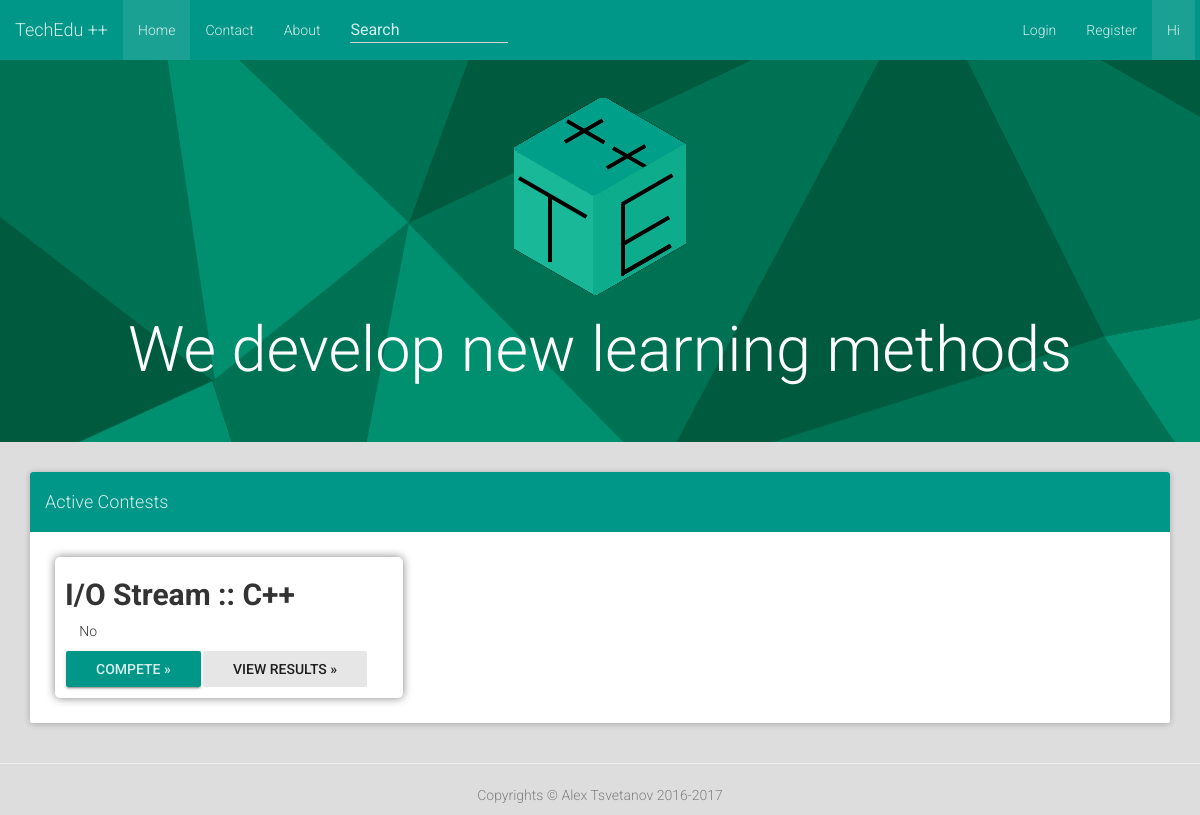
Before: / with the older database file.
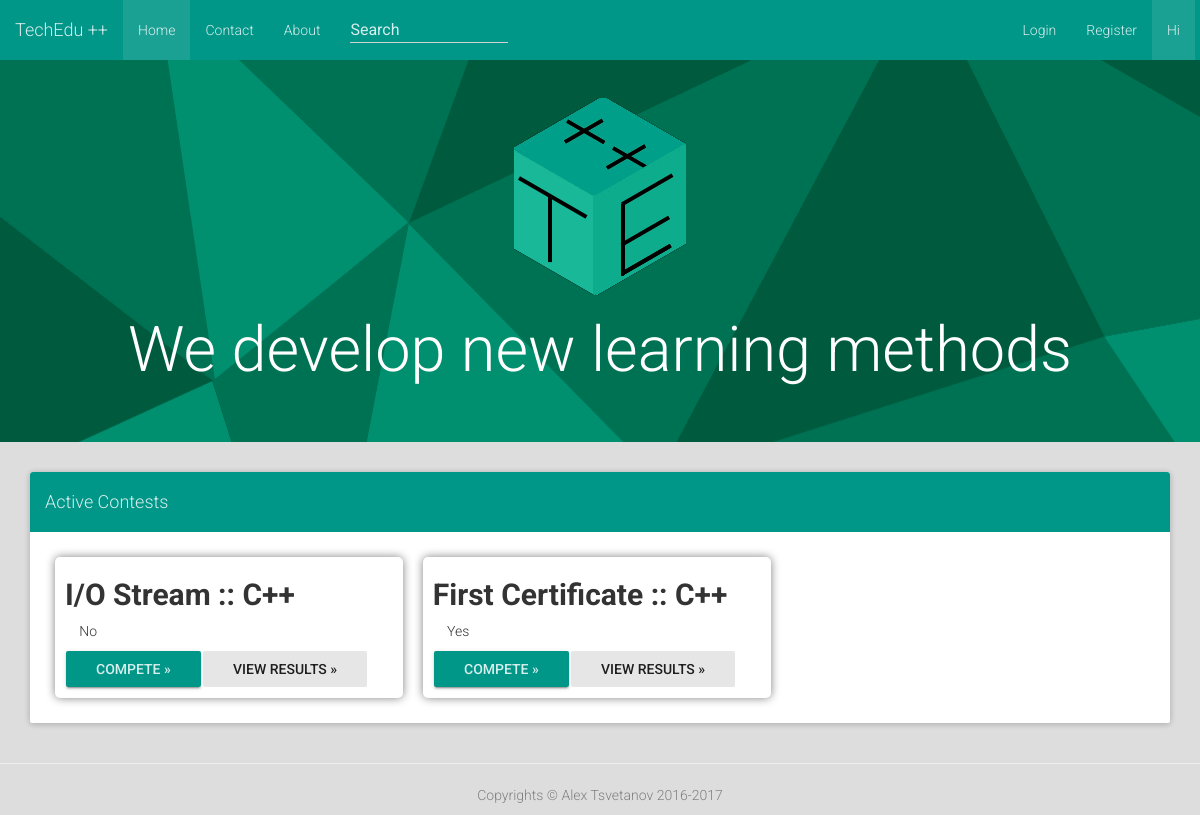
After: the same page with the newer database file.
### tables this page shows
CREATE TABLE `Contests` (
  `ID` text NOT NULL,
  `Name` text NOT NULL,
  `Link` text NOT NULL,
  `Tasks` text NOT NULL,
  `Langs` text NOT NULL,
  `Certify` tinyint(2) NOT NULL DEFAULT '0'
);

### lib/mysql.php (called while the page is built, shortened)
<?php
	class MySQL
	{
		public  $servername = "localhost";
		private $username = "root";
		private $password = "tts2002";
		public $conn;
		function __construct (string $dbname_param)
		{
			$this->dbname = $dbname_param;
			$this->conn = new mysqli ($this->servername, $this->username, $this->password, $this->dbname);
		}
		function query (string $command)
		{
			return ($this->conn->query ($command));
		}
	}
?>

### lib/get_contests.php (the view, shortened to what this page needs)
<?php
	include_once ($_SERVER["DOCUMENT_ROOT"] . "/lib/mysql.php");
	$dbname = "judge";
	$conn = new MySQL ($dbname);
	$sql = "SELECT * FROM Contests";
	$result = $conn->query($sql);
	if ($result->num_rows > 0)
	{
		while($row = $result->fetch_assoc())
		{
			echo '<div class="col-md-4"><h2 id="' . $row["ID"] . '">' . $row["Name"] . '</h2><span data-toggle="tooltip" data-placement="left" title="Is this constest for a certificate?" data-original-title="Is this constest for a certificate?"><i class="fa fa-trophy" aria-hidden="true"></i> ' . (($row["Certify"] == 0)?"No":"Yes") . '</button><br><a href="' . $row["Link"] . '" role="button" class="btn btn-raised btn-success">Compete »</a>' . '<a href="' . $row["Link"] . '/results" role="button" class="btn btn-default active">View results »</a></div>';
		}
	}
?>

### index.php (shortened to what this page needs)
<!DOCTYPE html><html lang="en"><head><link href="/css/jumbotron.css" rel="stylesheet"><link rel="stylesheet" href="/css/bootstrap.min.css"><link rel="stylesheet" href="/css/bootstrap-material-design.min.css"><link rel="stylesheet" href="/css/ripples.min.css"><link rel="stylesheet" href="/css/snackbar.min.css"><link rel="stylesheet" href="/css/extension.css"><link rel="stylesheet" href="/node_modules/font-awesome/css/font-awesome.min.css"></head><body cz-shortcut-listen="true"><nav class="navbar navbar-fixed-top navbar-default"><a href="/" class="navbar-brand">TechEdu ++</a><div class="navbar-collapse collapse navbar-responsive-collapse"><ul class="nav navbar-nav"><li class="nav-item active"><a href="/" class="nav-link">Home</a></li><li class="nav-item"><a href="/contactus.php" class="nav-link">Contact</a></li><li class="nav-item"><a href="/aboutus.php" class="nav-link">About</a></li></ul><form role="search" action="/search" class="navbar-form navbar-left"><div class="form-group is-empty"><input placeholder="Search" type="text" class="form-control col-md-8"></div></form><ul class="nav navbar-nav navbar-right"><li id="login" class="nav-item"></li><li class="nav-item"><a href="/register.php" class="nav-link">Register</a></li><li style="border-right: rgba(0,0,0,0) solid 20px;" class="nav-item active"><a href="/user.php" class="nav-link">
Hi
<?php if (isset($_COOKIE ["name"])) { echo ", "; echo $_COOKIE ["name"]; } ?></a></li></ul></div></nav><div style="height: 50px"></div><div class="jumbotron"><div class="container"><center><img src="/img/acdemy4_logo.png"><h1 class="display-3">We develop new learning methods</h1></center></div></div><div class="container"><div class="panel panel-primary"><div class="panel-heading"><h4>Active Contests</h4></div><div class="panel-body"><?php require ($_SERVER["DOCUMENT_ROOT"] . "/lib/get_contests.php"); ?></div></div></div><hr><footer><center> <p>
<?php
require ($_SERVER["DOCUMENT_ROOT"] . "/content/copyrights.php");
?></p></center></footer></body></html>

### content/copyrights.php
<?php
	echo "Copyrights © Alex Tsvetanov 2016-2017";
?>

### css/jumbotron.css (style rules this page uses)
.jumbotron { background: -moz-linear-gradient(left, rgba(231,231,231,1) 0%, rgba(255,255,255,1) 20%, rgba(230,230,230,1) 100%); }

### css/extension.css (style rules this page uses)
.col-md-4 { border-radius: 5px !important; box-shadow: 0 0 10px #808080; margin: 10px; padding: 1px 10px 1px; }
.col-md-4 h2 { font-weight: bold; }
footer { color: gray; bottom: 0px; position: static; width: 100%; background-color: transparent; }
.jumbotron { background-image: url('/maia.png'); color: white; }
.btn.btn-success, .btn.btn-success:hover, .btn.btn-success:focus { background-color: #009688 !important; }
body { background-color: #DDD !important; }

Changed rows visible on the page:
added contests: Name "First Certificate :: C++", Certify "Yes"
